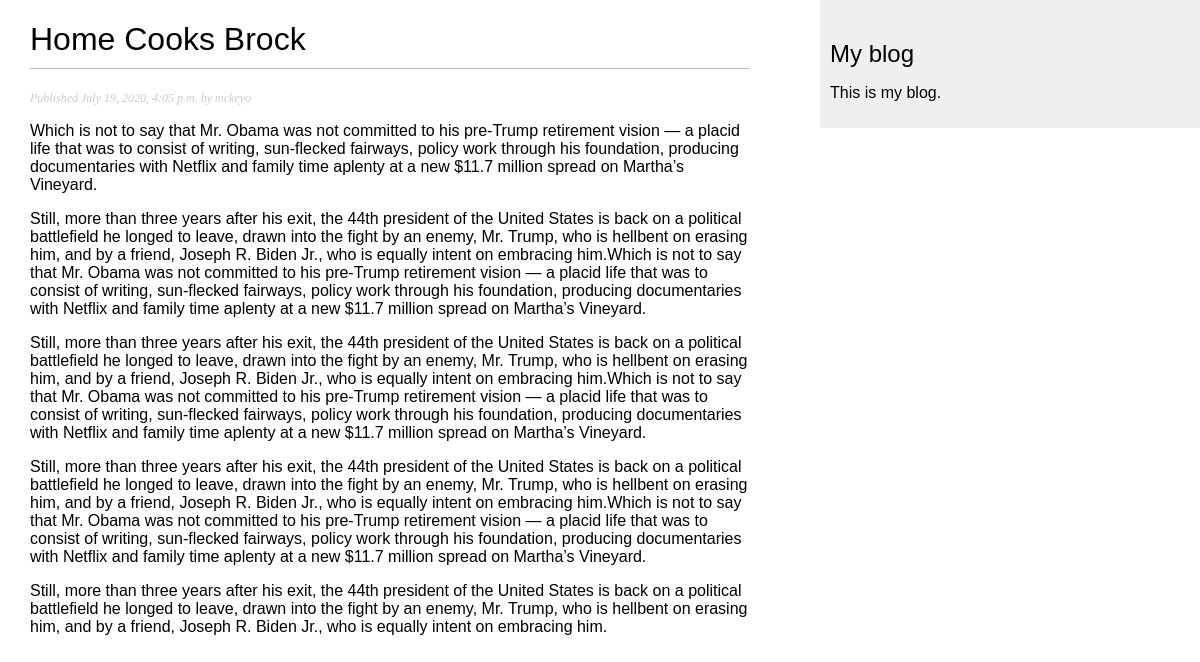
The app's page /blog/2020/7/19/home-cooks-brock/ with its own data.
### blog/models.py (models this page shows, shortened)
class Post(models.Model):
    STATUS_CHOICES = (
        ('draft', 'Draft'),
        ('published', 'Published')
    )
    title = models.CharField(max_length=250)
    slug = models.SlugField(max_length=250, unique_for_date='publish')
    author = models.ForeignKey(User, on_delete=models.CASCADE, related_name='blog_posts')
    body = models.TextField()
    publish = models.DateTimeField(default=timezone.now)
    created = models.DateTimeField(auto_now_add=True)
    updated = models.DateTimeField(auto_now=True)
    status = models.CharField(max_length=10, choices=STATUS_CHOICES, default='draft')
    objects = models.Manager()
    published = PublishedManager()
    class Meta:
        ordering = ('-publish',)

### blog/views.py (the view)
def post_detail(request, year, month, day, slug):
    post = get_object_or_404(Post, slug=slug,
                             status='published',
                             publish__year=year,
                             publish__month=month,
                             publish__day=day)
    return render(request, 'blog/post/detail.html', {'post': post})

### blog/templates/blog/post/detail.html (shortened to what this page needs)
{% extends "blog/base.html" %}
{% block content %}
    <h1>{{ post.title }}</h1>
    <p class="date">
    Published {{ post.publish  }} by {{ post.author }}
    </p>
    {{ post.body|linebreaks }}
{% endblock %}

### blog/static/css/blog.css (style rules this page uses)
body { margin:0; padding:0; font-family:helvetica, sans-serif; }
h1 { font-weight:normal; border-bottom:1px solid #bbb; padding:0 0 10px 0; }
p.date { color:#ccc; font-family: georgia, serif; font-size: 12px; font-style: italic; }

### records on screen
Post: title "Home Cooks Brock", publish "July 19, 2020, 4:05 p.m.", author "mckeyo", body "Which is not to say that Mr. Obama was not committed to his pre-Trump retirement vision — a placid life that was to consist of writing, sun-flecked fairways, policy work through his foundation, producing documentaries with Netflix and family time aplenty at a new $11.7 million spread on Martha’s Vineyard. Still, more than three years after his exit, the 44th president of the United States is back on a political battlefield he longed to leave, drawn into the fight by an enemy, Mr. Trump, who is hellbent on erasing him, and by a friend, Joseph R. Biden Jr., who is equally intent on embracing him.Which is not to say that Mr. Obama was not committed to his pre-Trump retirement vision — a placid…"
